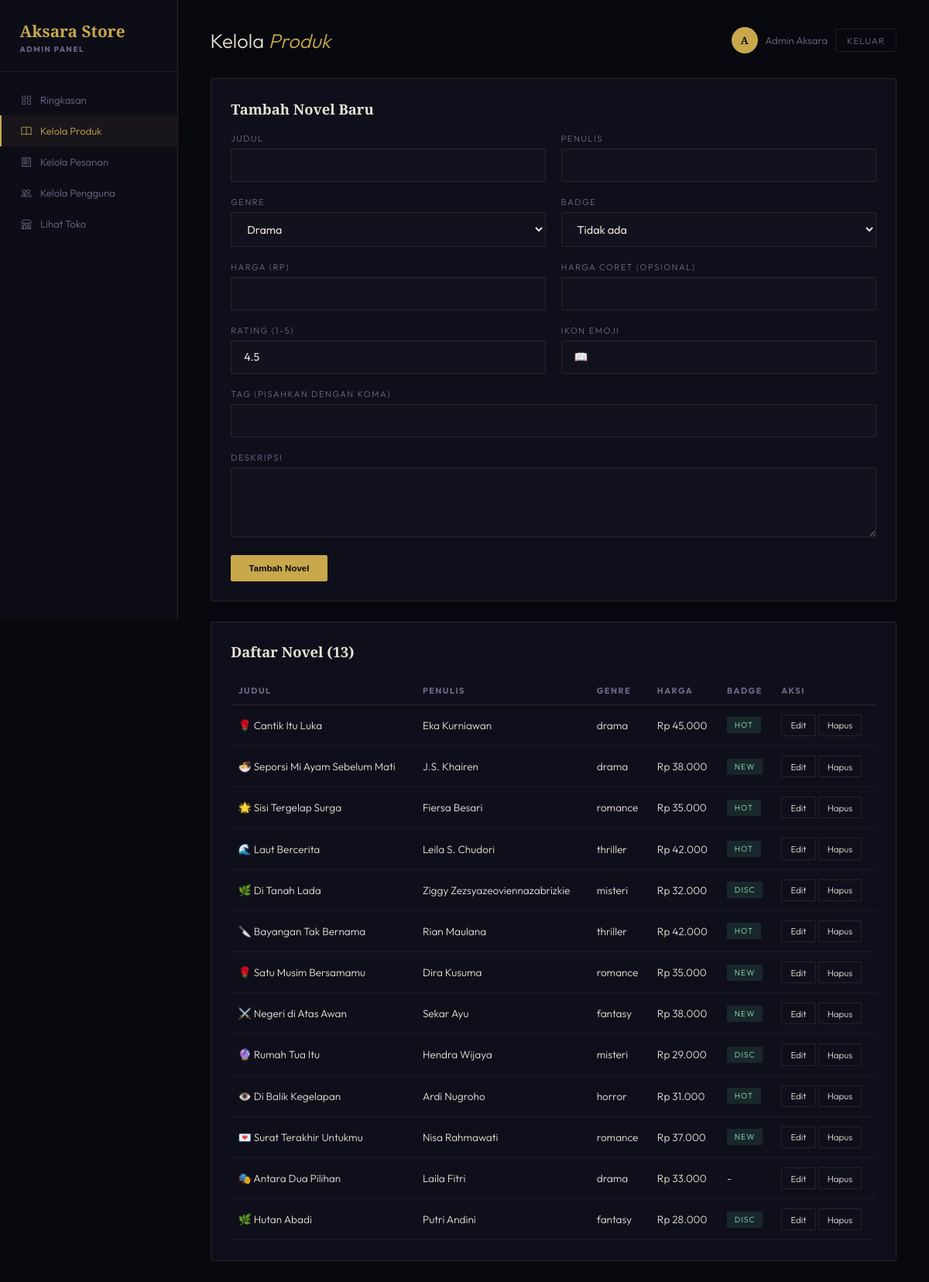
Page /admin/produk.php (signed in) on the committed database.
### tables this page shows
CREATE TABLE IF NOT EXISTS novels (
  id            INT AUTO_INCREMENT PRIMARY KEY,
  title         VARCHAR(150) NOT NULL,
  author        VARCHAR(120) NOT NULL,
  genre         VARCHAR(40)  NOT NULL,
  price         INT NOT NULL,
  orig_price    INT DEFAULT NULL,
  rating        DECIMAL(2,1) DEFAULT 4.5,
  badge         ENUM('new','hot','disc','') DEFAULT '',
  icon          VARCHAR(10)  DEFAULT '📖',
  description   TEXT,
  tags          VARCHAR(255) DEFAULT NULL,
  cover_bg      VARCHAR(255) DEFAULT NULL,
  cover_color   VARCHAR(20)  DEFAULT '#c8a84b',
  status        ENUM('active','hidden') NOT NULL DEFAULT 'active',
  created_at    DATETIME DEFAULT CURRENT_TIMESTAMP
);

### config/session.php (called while the page is built, shortened)
<?php
function e(string $str): string {
    return htmlspecialchars($str, ENT_QUOTES, 'UTF-8');
}

### admin/produk.php (the view, shortened to what this page needs)
<?php
require_once __DIR__ . '/../config/session.php';
require_once __DIR__ . '/../config/database.php';
$editData = null;
$novels = $pdo->query('SELECT * FROM novels ORDER BY created_at DESC')->fetchAll();
$page = 'produk';
include __DIR__ . '/_nav.php';
?>
    <div class="dash-top">
      <div class="dash-title">Kelola <span>Produk</span></div>
      <div class="user-chip">
        <div class="av"><?= strtoupper(substr($_SESSION['full_name'],0,1)) ?></div>
        <div><?= e($_SESSION['full_name']) ?></div>
        <a href="../auth/logout.php" class="btn-logout">Keluar</a>
      </div>
    </div>
    <div class="panel">
      <div class="panel-head"><h3><?= $editData ? 'Edit Novel' : 'Tambah Novel Baru' ?></h3></div>
      <form method="post">
        <div class="form-grid">
          <div><label class="f-label">Judul</label><input class="c-input" name="title" required value="<?= e($editData['title'] ?? '') ?>"/></div>
          <div><label class="f-label">Penulis</label><input class="c-input" name="author" required value="<?= e($editData['author'] ?? '') ?>"/></div>
          <div>
            <label class="f-label">Genre</label>
            <select class="c-input" name="genre" required>
              <?php foreach (['drama','romance','thriller','misteri','fantasy','horror'] as $g): ?>
                <option value="<?= $g ?>" <?= (($editData['genre'] ?? '')===$g)?'selected':'' ?>><?= ucfirst($g) ?></option>
              <?php endforeach; ?>
            </select>
          </div>
          <div>
            <label class="f-label">Badge</label>
            <select class="c-input" name="badge">
              <option value="" <?= (($editData['badge'] ?? '')==='')?'selected':'' ?>>Tidak ada</option>
            </select>
          </div>
          <div><label class="f-label">Harga (Rp)</label><input class="c-input" type="number" name="price" required value="<?= e((string)($editData['price'] ?? '')) ?>"/></div>
          <div><label class="f-label">Harga Coret (opsional)</label><input class="c-input" type="number" name="orig_price" value="<?= e((string)($editData['orig_price'] ?? '')) ?>"/></div>
          <div><label class="f-label">Rating (1-5)</label><input class="c-input" type="number" step="0.1" min="1" max="5" name="rating" value="<?= e((string)($editData['rating'] ?? '4.5')) ?>"/></div>
          <div><label class="f-label">Ikon Emoji</label><input class="c-input" name="icon" value="<?= e($editData['icon'] ?? '📖') ?>"/></div>
          <div class="full"><label class="f-label">Tag (pisahkan dengan koma)</label><input class="c-input" name="tags" value="<?= e($editData['tags'] ?? '') ?>"/></div>
          <div class="full"><label class="f-label">Deskripsi</label><textarea class="c-input" name="description"><?= e($editData['description'] ?? '') ?></textarea></div>
        </div>
        <button class="btn-sm primary" type="submit" style="padding:.6rem 1.4rem">
          <?= $editData ? 'Simpan Perubahan' : 'Tambah Novel' ?>
        </button>
      </form>
    </div>
    <div class="panel">
      <div class="panel-head"><h3>Daftar Novel (<?= count($novels) ?>)</h3></div>
      <table>
        <thead><tr><th>Judul</th><th>Penulis</th><th>Genre</th><th>Harga</th><th>Badge</th><th>Aksi</th></tr></thead>
        <tbody>
        <?php foreach ($novels as $n): ?>
          <tr>
            <td><?= $n['icon'] ?> <?= e($n['title']) ?></td>
            <td><?= e($n['author']) ?></td>
            <td><?= e($n['genre']) ?></td>
            <td>Rp <?= number_format($n['price'],0,',','.') ?></td>
            <td><?= $n['badge'] ? '<span class="badge badge-active">'.e($n['badge']).'</span>' : '-' ?></td>
            <td>
              <a href="produk.php?edit=<?= $n['id'] ?>" class="btn-sm">Edit</a>
              <a href="produk.php?hapus=<?= $n['id'] ?>" class="btn-sm danger" onclick="return confirm('Hapus novel ini?')">Hapus</a>
            </td>
          </tr>
        <?php endforeach; ?>
        </tbody>
      </table>
    </div>
  </div>
</div>
</body>
</html>

### admin/_nav.php (shortened to what this page needs)
<!DOCTYPE html>
<html lang="id">
<head>
<link href="https://cdn.jsdelivr.net/npm/bootstrap-icons@1.11.3/font/bootstrap-icons.min.css" rel="stylesheet"/>
<link href="../assets/css/dashboard.css" rel="stylesheet"/>
</head>
<body>
<div class="dash">
  <div class="dash-side">
    <div class="dash-brand">Aksara Store<small>Admin Panel</small></div>
    <nav class="dash-nav">
      <a href="dashboard.php" class="<?= $page==='dashboard'?'active':'' ?>"><i class="bi bi-grid"></i> Ringkasan</a>
      <a href="produk.php" class="<?= $page==='produk'?'active':'' ?>"><i class="bi bi-book"></i> Kelola Produk</a>
      <a href="pesanan.php" class="<?= $page==='pesanan'?'active':'' ?>"><i class="bi bi-receipt"></i> Kelola Pesanan</a>
      <a href="pengguna.php" class="<?= $page==='pengguna'?'active':'' ?>"><i class="bi bi-people"></i> Kelola Pengguna</a>
      <a href="../index.php"><i class="bi bi-shop"></i> Lihat Toko</a>
    </nav>
  </div>
  <div class="dash-main">

### assets/css/dashboard.css (style rules this page uses)
:root { --bg:#08080f; --bg2:#0d0d18; --bg3:#12121f; --card:#0f0f1c; --gold:#c8a84b; --gold2:#e5c97a; --text:#e8e2d4; --muted:#6b6b88; --border:rgba(200,168,75,.14); --red:#e05555; --green:#4caf7d; --serif:'Cormorant Garamond',Georgia,serif; --sans:'Outfit',sans-serif; }
*,*::before,*::after { box-sizing:border-box;margin:0;padding:0 }
body { background:var(--bg);color:var(--text);font-family:var(--sans);font-weight:300;min-height:100vh }
a { color:var(--gold);text-decoration:none }
h1,h2,h3,h4 { font-family:var(--serif);font-weight:700 }
.f-label { font-size:.7rem;letter-spacing:1.5px;text-transform:uppercase;color:var(--muted);margin-bottom:.4rem;display:block }
.c-input { background:var(--bg3);border:1px solid var(--border);color:var(--text);border-radius:2px;padding:.7rem 1rem;width:100%;font-family:var(--sans);font-size:.9rem;margin-bottom:1.2rem;outline:none;transition:border-color .3s }
.dash { display:flex;min-height:100vh }
.dash-side { width:230px;background:var(--bg2);border-right:1px solid var(--border);padding:1.6rem 0;position:sticky;top:0;height:100vh }
.dash-brand { font-family:var(--serif);font-size:1.3rem;font-weight:700;color:var(--gold);padding:0 1.6rem 1.4rem;border-bottom:1px solid var(--border);margin-bottom:1rem }
.dash-brand small { display:block;font-family:var(--sans);font-size:.62rem;letter-spacing:1.5px;text-transform:uppercase;color:var(--muted);margin-top:.2rem }
.dash-nav a { display:flex;align-items:center;gap:.7rem;padding:.75rem 1.6rem;color:var(--muted);font-size:.82rem;transition:all .25s;border-left:2px solid transparent }
.dash-nav a.active { color:var(--gold);border-left-color:var(--gold);background:rgba(200,168,75,.06) }
.dash-main { flex:1;padding:2.2rem 2.6rem;overflow-x:auto }
.dash-top { display:flex;justify-content:space-between;align-items:center;margin-bottom:2rem;flex-wrap:wrap;gap:1rem }
.dash-title { font-size:1.6rem }
.dash-title span { color:var(--gold);font-style:italic }
.user-chip { display:flex;align-items:center;gap:.6rem;font-size:.82rem;color:var(--muted) }
.user-chip .av { width:34px;height:34px;border-radius:50%;background:var(--gold);color:#08080f;display:flex;align-items:center;justify-content:center;font-weight:700;font-family:var(--serif) }
.btn-logout { border:1px solid var(--border);color:var(--muted);background:transparent;padding:.4rem .9rem;border-radius:2px;font-size:.72rem;letter-spacing:1px;text-transform:uppercase;cursor:pointer;transition:all .3s }
.panel { background:var(--card);border:1px solid var(--border);border-radius:3px;padding:1.6rem;margin-bottom:1.6rem }
.panel-head { display:flex;justify-content:space-between;align-items:center;margin-bottom:1.2rem;flex-wrap:wrap;gap:.8rem }
.panel-head h3 { font-size:1.15rem }
table { width:100%;border-collapse:collapse;font-size:.85rem }
th { text-align:left;color:var(--muted);font-size:.68rem;letter-spacing:1.5px;text-transform:uppercase;padding:.7rem .6rem;border-bottom:1px solid var(--border) }
td { padding:.75rem .6rem;border-bottom:1px solid rgba(200,168,75,.07);vertical-align:middle }
.badge { font-size:.65rem;padding:.25rem .6rem;border-radius:1px;letter-spacing:1px;text-transform:uppercase;display:inline-block }
.badge-active { background:rgba(76,175,125,.15);color:#8fe0b8 }
.btn-sm { border:1px solid var(--border);background:transparent;color:var(--text);padding:.35rem .7rem;border-radius:2px;font-size:.72rem;cursor:pointer;transition:all .25s;text-decoration:none;display:inline-block }
.btn-sm.primary { background:var(--gold);color:#08080f;border-color:var(--gold);font-weight:600 }
.form-grid { display:grid;grid-template-columns:1fr 1fr;gap:0 1.2rem }
.form-grid .full { grid-column:1/-1 }
select.c-input { cursor:pointer }
textarea.c-input { resize:vertical;min-height:90px }

### rows in the picture
novels: icon "🌹", title "Cantik Itu Luka", author "Eka Kurniawan", genre "drama", price "45.000", badge "HOT"
novels: icon "🍜", title "Seporsi Mi Ayam Sebelum Mati", author "J.S. Khairen", genre "drama", price "38.000", badge "NEW"
novels: icon "🌟", title "Sisi Tergelap Surga", author "Fiersa Besari", genre "romance", price "35.000", badge "HOT"
novels: icon "🌊", title "Laut Bercerita", author "Leila S. Chudori", genre "thriller", price "42.000", badge "HOT"
novels: icon "🌿", title "Di Tanah Lada", author "Ziggy Zezsyazeoviennazabrizkie", genre "misteri", price "32.000", badge "DISC"
novels: icon "🔪", title "Bayangan Tak Bernama", author "Rian Maulana", genre "thriller", price "42.000", badge "HOT"
novels: icon "🌹", title "Satu Musim Bersamamu", author "Dira Kusuma", genre "romance", price "35.000", badge "NEW"
novels: icon "⚔️", title "Negeri di Atas Awan", author "Sekar Ayu", genre "fantasy", price "38.000", badge "NEW"
novels: icon "🔮", title "Rumah Tua Itu", author "Hendra Wijaya", genre "misteri", price "29.000", badge "DISC"
novels: icon "👁️", title "Di Balik Kegelapan", author "Ardi Nugroho", genre "horror", price "31.000", badge "HOT"
novels: icon "💌", title "Surat Terakhir Untukmu", author "Nisa Rahmawati", genre "romance", price "37.000", badge "NEW"
novels: icon "🎭", title "Antara Dua Pilihan", author "Laila Fitri", genre "drama", price "33.000"
novels: icon "🌿", title "Hutan Abadi", author "Putri Andini", genre "fantasy", price "28.000", badge "DISC"

### other values in the picture
substr($_SESSION['full_name'],0,1) "A"
$_SESSION['full_name'] "Admin Aksara"
count($novels) "13"
form field genre "Drama"
